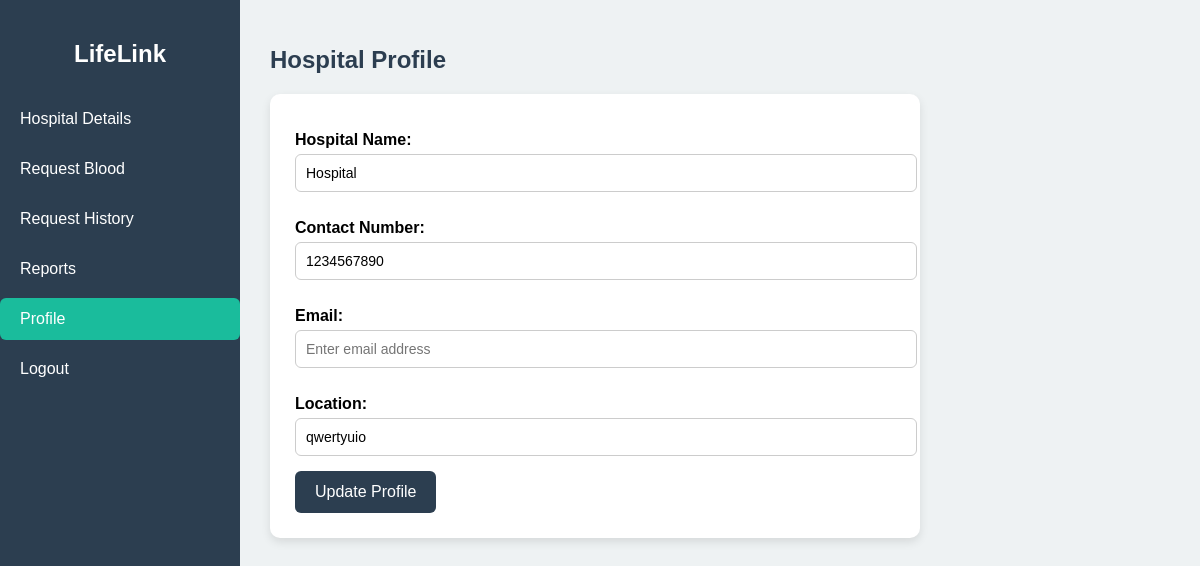
Page /profile_update/16 on the committed database.
### Blood_Bank/models.py (models this page shows, shortened)
class Hospital(models.Model):
    profile = models.OneToOneField(Profile, on_delete=models.CASCADE)
    hospital_name = models.CharField(max_length=40,null=True,blank=True)
    contact_number = models.CharField(max_length = 20,null=True,blank=True)
    location = models.CharField(max_length=40,null=True,blank=True)
    a_pos = models.PositiveIntegerField(null=True, blank=True, default=0)
    a_neg = models.PositiveIntegerField(null=True, blank=True, default=0)
    b_pos = models.PositiveIntegerField(null=True, blank=True, default=0)
    b_neg = models.PositiveIntegerField(null=True, blank=True, default=0)
    ab_pos = models.PositiveIntegerField(null=True, blank=True, default=0)
    ab_neg = models.PositiveIntegerField(null=True, blank=True, default=0)
    o_pos = models.PositiveIntegerField(null=True, blank=True, default=0)
    o_neg = models.PositiveIntegerField(null=True, blank=True, default=0)

### Blood_Bank/views.py (the view)
# urls.py: path('profile_update/<int:hospital_id>',views.profile_update,name='profile_update'),
def profile_update(request,hospital_id):
    hospital = get_object_or_404(Hospital,id=hospital_id)
    return render(request,'hospital_dashboard/profile_update.html',{'hospital':hospital})

### Blood_Bank/templates/hospital_dashboard/profile_update.html (shortened to what this page needs)
{% load static %}
<!DOCTYPE html>
<html lang="en">
<head>
    <link rel="stylesheet" href="{% static 'css/hospital_dashboard/profile_update.css' %}">
</head>
<body>
    <div class="container">
        <aside class="sidebar">
            <h2>LifeLink</h2>
            <ul>
                <li><a href="{% url 'hospitaldashboard' %}">Hospital Details</a></li>
                <li><a href="{% url 'request_blood_hospital' %}">Request Blood</a></li>
                <li><a href="{% url 'request_history' %}">Request History</a></li>
                <li><a href="{% url 'hospital_reports' %}">Reports</a></li>
                <li><a href="{% url 'profile_update' hospital.id %}" class="active">Profile</a></li>
                <li><a href="{% url 'home' %}">Logout</a></li>
            </ul>
        </aside>
        <main class="main-content">
            <h1>Hospital Profile</h1>
            <form class="profile-form" method="post" action="{% url 'profile_update' hospital.id %}">
                <label for="hospital-name">Hospital Name:</label>
                <input type="text" id="hospital-name" placeholder="Enter hospital name" value="{{hospital.hospital_name}}" required>
                <label for="contact">Contact Number:</label>
                <input type="tel" id="contact" placeholder="Enter contact number" value="{{hospital.contact_number}}" required>
                <label for="email">Email:</label>
                <input type="email" id="email" placeholder="Enter email address" value="{{user.email}}"  required>
                <label for="location">Location:</label>
                <input type="text" id="location" placeholder="Enter city or area" value="{{hospital.location}}"  required>
                <button type="submit">Update Profile</button>
            </form>
        </main>
    </div>
</body>
</html>

### Blood_Bank/static/css/hospital_dashboard/profile_update.css (style rules this page uses)
body { font-family: Arial, sans-serif; margin: 0; background-color: #eef2f3; }
.container { display: flex; min-height: 100vh; }
.sidebar { width: 240px; background-color: #2c3e50; color: white; position: fixed; top: 0; bottom: 0; padding-top: 20px; }
.sidebar h2 { text-align: center; margin-bottom: 30px; }
.sidebar ul { list-style: none; padding: 0; }
.sidebar ul li { margin-bottom: 8px; }
.sidebar ul li a { display: block; color: white; text-decoration: none; padding: 12px 20px; border-radius: 6px; transition: background 0.3s; }
.sidebar ul li a:hover, .sidebar ul li a.active { background-color: #1abc9c; }
.main-content { margin-left: 240px; padding: 30px; flex: 1; }
.main-content h1 { font-size: 24px; margin-bottom: 20px; color: #2c3e50; }
.profile-form { background-color: #fff; padding: 25px; border-radius: 10px; max-width: 600px; box-shadow: 0px 4px 10px rgba(0,0,0,0.1); }
.profile-form label { display: block; font-weight: bold; margin: 12px 0 5px; }
.profile-form input { width: 100%; padding: 10px; margin-bottom: 15px; border-radius: 6px; border: 1px solid #ccc; font-size: 14px; }
.profile-form button { background-color: #2c3e50; color: white; border: none; padding: 12px 20px; border-radius: 6px; font-size: 16px; cursor: pointer; transition: background 0.3s; }

### rows in the picture
Hospital: hospital_name "Hospital", contact_number "1234567890", location "qwertyuio"
